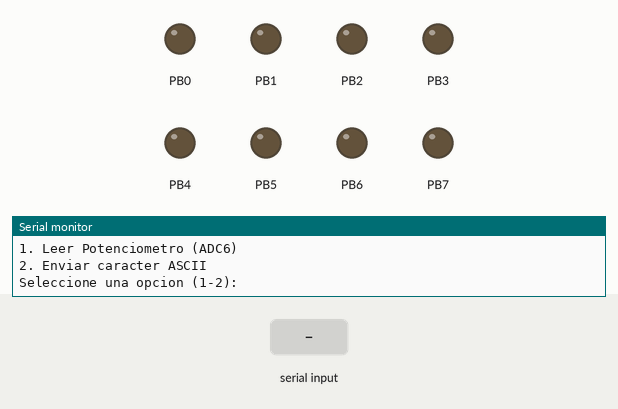
This program was run on a simulated ATmega328P, built with avr-gcc and emulated at 16 MHz. Shown: output pins drawn as LEDs (lit = HIGH), the last lines printed to the serial monitor. The inputs (shaded band) are chosen by the test bench.

Above: at 1.2 s.
1.3 s: "1" received over Serial
At 2.2 s:
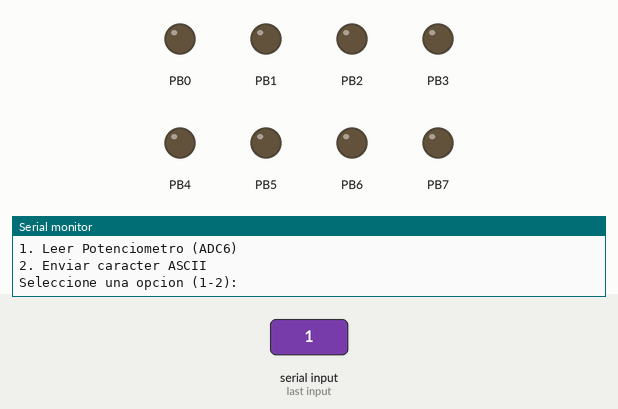
2.8 s: "2" received over Serial
4.3 s: "0" received over Serial
At 5.7 s:
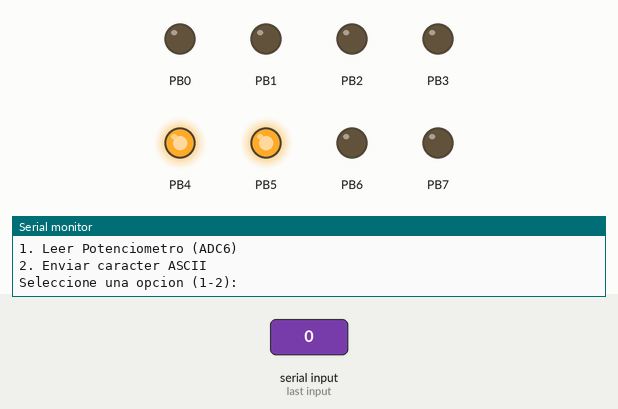
Timing chart, 0 to 7.3 s (numbered marks = the images above; inputs shaded):
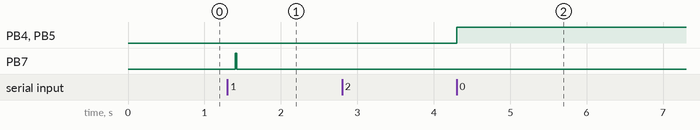

Measured:
- after the input at 1.3 s, PB7: LOW → HIGH after 0.10 s, → LOW 0.02 s later
- after the input at 4.3 s, PB4, PB5: LOW → HIGH at once

The program:

main.c
```c
/*
 * POST-LAB 6.c
 *
 * Created: 24/04/2025 22:33:32
 * Author : Luis Sactic
 */

#include <avr/io.h>
#include <avr/interrupt.h>
#include <util/delay.h>

// Definiciones
#define F_CPU 16000000UL
#define BAUD 9600
#define MYUBRR F_CPU/16/BAUD-1
#define POT_CHANNEL 6  // Canal ADC6 para el potenciómetro

// Variables globales
volatile uint8_t received_char = 0;
volatile uint8_t char_received_flag = 0;
volatile uint8_t menu_option = 0;

/************************/
// Prototipos de función
void setup();
void usart_init(void);
void usart_transmit(uint8_t data);
uint8_t usart_receive(void);
void cadena(char txt[]);
void adc_init(void);
uint16_t adc_read(uint8_t channel);
void show_menu(void);
void process_menu_option(void);
void read_potentiometer(void);

/************************/
// Función principal
int main(void) {
    setup();

    while (1) {
        show_menu();
        process_menu_option();
    }
}

/************************/
// Configuración inicial
void setup() {
    cli();
    DDRB = 0xFF;        // Puerto B como salida para LEDs
    PORTB = 0x00;       // LEDs inicialmente apagados
    usart_init();       // Inicializar USART
    adc_init();         // Inicializar ADC
    sei();              // Habilitar interrupciones globales
}

/************************/
// Funciones USART
void usart_init(void){
    // Configurar velocidad de baudios (9600 a 16MHz)
    UBRR0H = 0;
    UBRR0L = 103;

    // Habilitar receptor y transmisor + interrupción por recepción
    UCSR0B = (1 << RXEN0) | (1 << TXEN0) | (1 << RXCIE0);

    // Configurar formato - 8 bits de datos, 1 bit de parada, sin paridad
    UCSR0C = (1 << UCSZ01) | (1 << UCSZ00);
}

void usart_transmit(uint8_t data) {
    while(!(UCSR0A & (1 << UDRE0)));
    UDR0 = data;
}

uint8_t usart_receive(void) {
    while(!(UCSR0A & (1 << RXC0)));
    return UDR0;
}

void cadena(char txt[]) {
    uint8_t i = 0;
    while(txt[i] != '\0') {
        usart_transmit(txt[i]);
        i++;
    }
}

/************************/
// Funciones ADC
void adc_init(void) {
    // Referencia AVcc, ajuste a la izquierda
    ADMUX = (1 << REFS0);
    // Habilitar ADC y preescaler de 128 (16MHz/128 = 125kHz)
    ADCSRA = (1 << ADEN) | (1 << ADPS2) | (1 << ADPS1) | (1 << ADPS0);
}

uint16_t adc_read(uint8_t channel) {
    // Seleccionar canal (0-7) y mantener bits de referencia
    ADMUX = (ADMUX & 0xF0) | (channel & 0x0F);
    // Iniciar conversión
    ADCSRA |= (1 << ADSC);
    // Esperar hasta que la conversión se complete
    while (ADCSRA & (1 << ADSC));
    // Retornar resultado de 10 bits (ajuste a izquierda)
    return ADC;
}

/************************/
// Funciones de menú
void show_menu(void) {
    cadena("\n\r===== MENU PRINCIPAL =====\n\r");
    cadena("1. Leer Potenciometro (ADC6)\n\r");
    cadena("2. Enviar caracter ASCII\n\r");
    cadena("Seleccione una opcion (1-2): ");
}

void process_menu_option(void) {
    char_received_flag = 0;
    while(!char_received_flag);  // Esperar selección de usuario

    switch(received_char) {
        case '1':
            read_potentiometer();
            break;
        case '2':
            cadena("\n\rIngrese un caracter ASCII: ");
            char_received_flag = 0;
            while(!char_received_flag);  // Esperar caracter
            PORTB = received_char;       // Mostrar en LEDs
            cadena("\n\rCaracter recibido: ");
            usart_transmit(received_char);
            cadena("\n\rValor mostrado en LEDs: ");
            // Mostrar valor en decimal
            char buffer[10];
            sprintf(buffer, "%d", received_char);
            cadena(buffer);
            break;
        default:
            cadena("\n\rOpcion invalida!");
            break;
    }
}

void read_potentiometer(void) {
    cadena("\n\rLeyendo potenciometro en ADC6...\n\r");
    cadena("Gire el potenciometro y presione cualquier tecla para detener\n\r");

    while(1) {
        uint16_t adc_value = adc_read(POT_CHANNEL);
        uint8_t led_value = adc_value >> 2;  // Convertir 10 bits a 8 bits

        PORTB = led_value;  // Mostrar en LEDs

        // Mostrar valor en terminal
        char buffer[20];
        sprintf(buffer, "ADC: %4d  LEDs: 0x%02X\r", adc_value, led_value);
        cadena(buffer);

        // Verificar si se presionó una tecla para salir
        if(char_received_flag) {
            char_received_flag = 0;
            break;
        }
        _delay_ms(100);
    }
}

/************************/
// Rutina de interrupción
ISR(USART_RX_vect) {
    received_char = UDR0;
    char_received_flag = 1;
}
```
